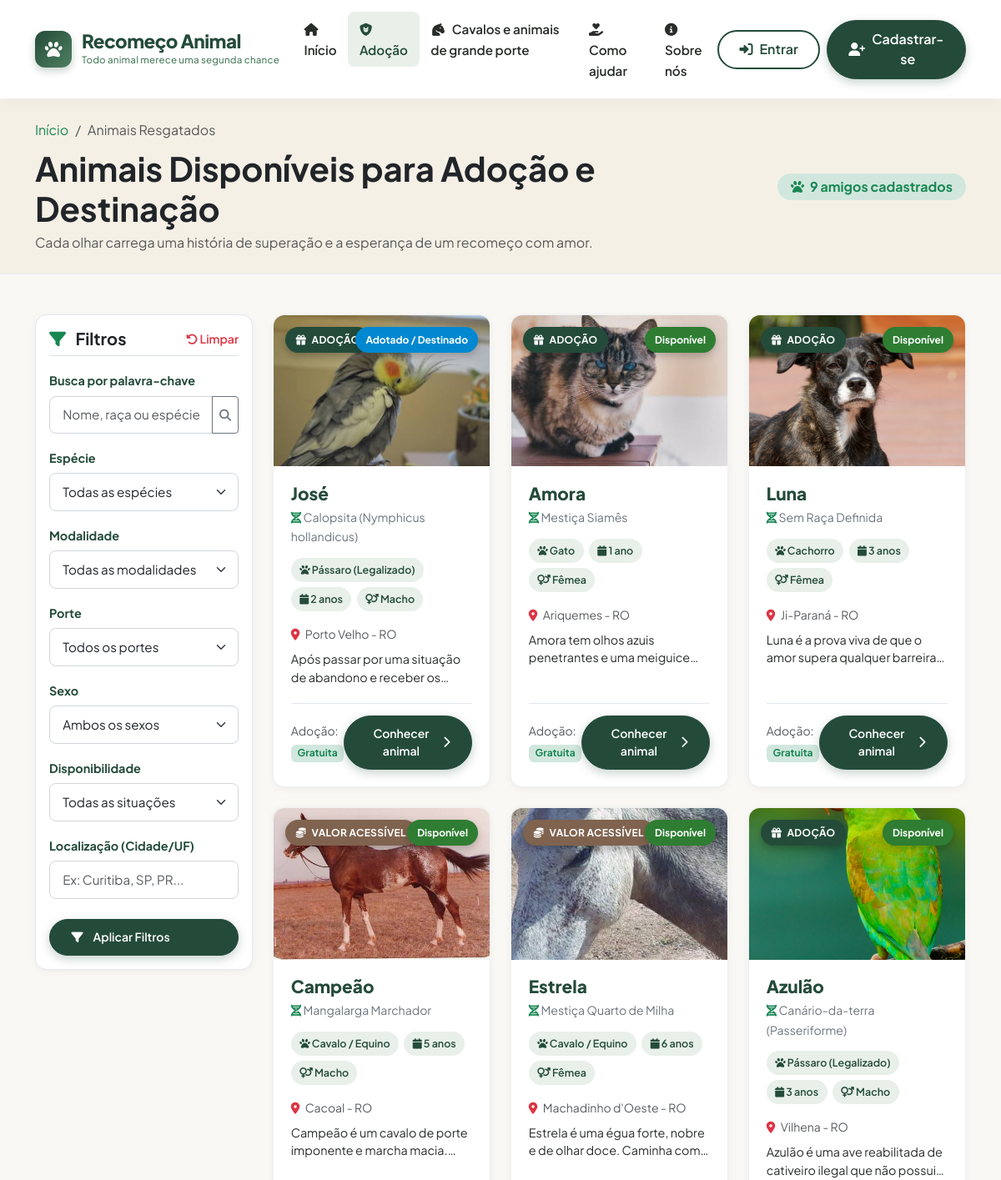
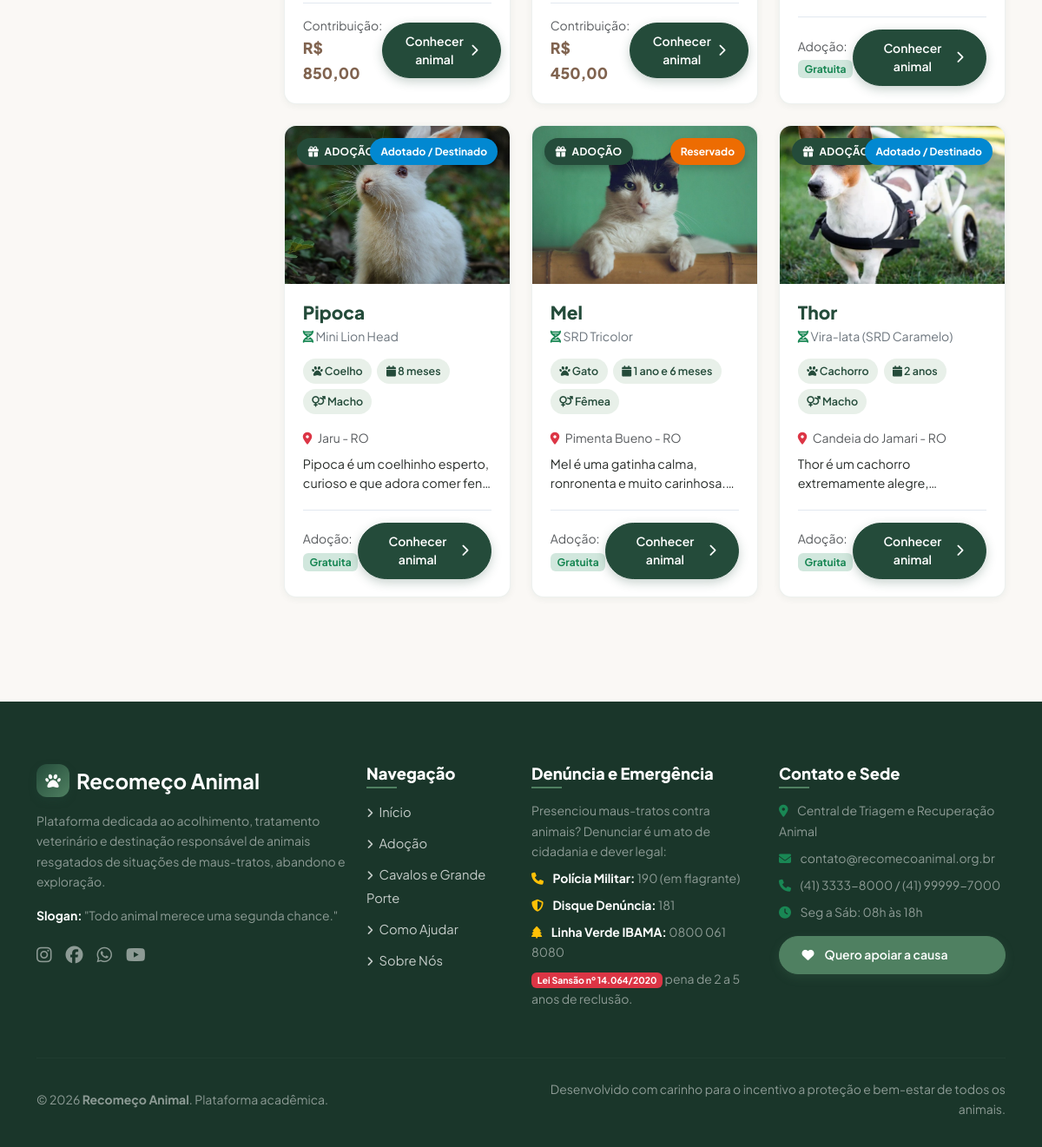
Page /animais/ on the committed database (2 pictures, top to bottom).
### animais/models.py (models this page shows, shortened)
class Animal(models.Model):
    ESPECIE_CHOICES = [
        ('Cachorro', 'Cachorro'),
        ('Gato', 'Gato'),
        ('Cavalo', 'Cavalo / Equino'),
        ('Coelho', 'Coelho'),
        ('Passaro', 'Pássaro (Legalizado)'),
        ('Porquinho-da-índia', 'Porquinho-da-índia'),
        ('Outro', 'Outro'),
    ]
    SEXO_CHOICES = [
        ('Macho', 'Macho'),
        ('Femea', 'Fêmea'),
    ]
    PORTE_CHOICES = [
        ('Pequeno', 'Pequeno'),
        ('Medio', 'Médio'),
        ('Grande', 'Grande'),
    ]
    MODALIDADE_CHOICES = [
        ('adocao', 'Adoção Gratuita'),
        ('venda', 'Venda Responsável por Valor Acessível'),
    ]
    STATUS_CHOICES = [
        ('disponivel', 'Disponível'),
        ('reservado', 'Reservado'),
        ('adotado', 'Adotado / Destinado'),
    ]
    nome = models.CharField(max_length=100, verbose_name="Nome do Animal")
    especie = models.CharField(max_length=40, choices=ESPECIE_CHOICES, verbose_name="Espécie")
    raca = models.CharField(max_length=100, verbose_name="Raça / Mistura")
    idade = models.CharField(max_length=50, verbose_name="Idade Aproximada")
    sexo = models.CharField(max_length=10, choices=SEXO_CHOICES, verbose_name="Sexo")
    porte = models.CharField(max_length=20, choices=PORTE_CHOICES, verbose_name="Porte")
    descricao = models.TextField(verbose_name="Descrição e Apresentação")
    historico_resgate = models.TextField(verbose_name="Histórico de Maus-tratos e Resgate")
    condicoes_saude = models.TextField(verbose_name="Condições Atuais de Saúde e Vacinação")
    necessidades_especiais = models.TextField(
        blank=True,
        default="",
        verbose_name="Necessidades Especiais ou Cuidados Contínuos"
    )
    personalidade = models.TextField(
        blank=True,
        default="",
        verbose_name="Personalidade e Comportamento"
    )
    imagem_principal = models.ImageField(
        upload_to="animais/",
        verbose_name="Imagem Principal"
    )
    modalidade = models.CharField(
        max_length=20,
        choices=MODALIDADE_CHOICES,
        default='adocao',
        verbose_name="Modalidade de Destinação"
    )
    valor = models.DecimalField(
        max_digits=10,
        decimal_places=2,
        default=Decimal('0.00'),
        validators=[MinValueValidator(Decimal('0.00'))],
        verbose_name="Valor Acessível de Contribuição (R$)",
        help_text="Aplicável prioritariamente para animais de grande porte (equinos) para cobrir manutenção."
    )
    localizacao = models.CharField(
        max_length=120,
        verbose_name="Localização (Cidade - Estado)",
        help_text="Ex: Curitiba - PR"
    )
    status = models.CharField(
        max_length=20,
        choices=STATUS_CHOICES,
        default='disponivel',
        verbose_name="Situação / Status Atual"
    )
    responsavel = models.ForeignKey(
        User,
        on_delete=models.SET_NULL,
        null=True,
        blank=True,
        related_name='animais_cadastrados',
        verbose_name="Responsável pelo Resgate / Cadastro"
    )
    data_cadastro = models.DateTimeField(
        auto_now_add=True,
        verbose_name="Data de Cadastro"
    )
    class Meta:
        verbose_name = "Animal Resgatado"
        verbose_name_plural = "Animais Resgatados"
        ordering = ['-data_cadastro']

### animais/views.py (the view, shortened to what this page needs)
# urls.py: path('animais/', views.AnimalListView.as_view(), name='catalogo'),
class AnimalListView(ListView):
    model = Animal
    template_name = 'animais.html'
    context_object_name = 'animais'
    paginate_by = 9
    def get_queryset(self):
        queryset = Animal.objects.all().order_by('-data_cadastro')
        params = self.request.GET
        q = params.get('q', '').strip()
        especie = params.get('especie', '').strip()
        if especie:
            queryset = queryset.filter(especie__iexact=especie)
        porte = params.get('porte', '').strip()
        if porte:
            queryset = queryset.filter(porte__iexact=porte)
        sexo = params.get('sexo', '').strip()
        if sexo:
            queryset = queryset.filter(sexo__iexact=sexo)
        modalidade = params.get('modalidade', '').strip()
        if modalidade:
            queryset = queryset.filter(modalidade__iexact=modalidade)
        status = params.get('status', '').strip()
        if status:
            queryset = queryset.filter(status__iexact=status)
        localizacao = params.get('localizacao', '').strip()
        if localizacao:
            queryset = queryset.filter(localizacao__icontains=localizacao)
        grande_porte = params.get('grande_porte', '').strip()
        if grande_porte == '1':
            queryset = queryset.filter(Q(especie='Cavalo') | Q(porte='Grande'))
        return queryset
    def get_context_data(self, **kwargs):
        context = super().get_context_data(**kwargs)
        query_params = self.request.GET.copy()
        if 'page' in query_params:
            del query_params['page']
        context['query_string'] = query_params.urlencode()
        context['filtro_atual'] = self.request.GET
        context['especies_disponiveis'] = Animal.ESPECIE_CHOICES
        context['portes_disponiveis'] = Animal.PORTE_CHOICES
        context['sexos_disponiveis'] = Animal.SEXO_CHOICES
        context['modalidades_disponiveis'] = Animal.MODALIDADE_CHOICES
        context['status_disponiveis'] = Animal.STATUS_CHOICES
        return context

### templates/animais.html (shortened to what this page needs)
{% extends 'base.html' %}
{% load static %}
{% block content %}
<section class="py-4" style="background-color: var(--beige-color); border-bottom: 1px solid var(--border-color);">
    <div class="container">
        <div class="row align-items-center">
            <div class="col-lg-8">
                <nav aria-label="breadcrumb">
                    <ol class="breadcrumb mb-2 small">
                        <li class="breadcrumb-item"><a href="{% url 'home' %}" class="text-decoration-none text-success">Início</a></li>
                        <li class="breadcrumb-item active" aria-current="page">Animais Resgatados</li>
                    </ol>
                </nav>
                <h1 class="fw-bold text-dark mb-1">Animais Disponíveis para Adoção e Destinação</h1>
                <p class="text-muted mb-0">Cada olhar carrega uma história de superação e a esperança de um recomeço com amor.</p>
            </div>
            <div class="col-lg-4 text-lg-end mt-3 mt-lg-0">
                <span class="badge bg-success-subtle text-success fs-6 px-3 py-2 rounded-pill">
                    <i class="fa-solid fa-paw me-1"></i> {{ page_obj.paginator.count }} amigos cadastrados
                </span>
            </div>
        </div>
    </div>
</section>
<section class="py-5">
    <div class="container">
        <div class="row g-4">
            <div class="col-lg-3">
                <div class="info-card-box p-3 sticky-top" style="top: 90px; z-index: 10;">
                    <div class="d-flex justify-content-between align-items-center mb-3 pb-2 border-bottom">
                        <h5 class="fw-bold text-dark mb-0"><i class="fa-solid fa-filter text-success me-2"></i> Filtros</h5>
                        <a href="{% url 'animais:catalogo' %}" class="small text-danger text-decoration-none fw-semibold">
                            <i class="fa-solid fa-rotate-left"></i> Limpar
                        </a>
                    </div>
                    <form method="get" action="{% url 'animais:catalogo' %}" id="filterForm">
                        <div class="mb-3">
                            <label class="form-label small fw-bold">Busca por palavra-chave</label>
                            <div class="input-group">
                                <input type="text" name="q" class="form-control form-control-sm" placeholder="Nome, raça ou espécie..." value="{{ filtro_atual.q }}">
                                <button class="btn btn-outline-secondary btn-sm" type="submit">
                                    <i class="fa-solid fa-search"></i>
                                </button>
                            </div>
                        </div>
                        <div class="mb-3">
                            <label class="form-label small fw-bold">Espécie</label>
                            <select name="especie" class="form-select form-select-sm" onchange="this.form.submit()">
                                <option value="">Todas as espécies</option>
                            </select>
                        </div>
                        <div class="mb-3">
                            <label class="form-label small fw-bold">Modalidade</label>
                            <select name="modalidade" class="form-select form-select-sm" onchange="this.form.submit()">
                                <option value="">Todas as modalidades</option>
                            </select>
                        </div>
                        <div class="mb-3">
                            <label class="form-label small fw-bold">Porte</label>
                            <select name="porte" class="form-select form-select-sm" onchange="this.form.submit()">
                                <option value="">Todos os portes</option>
                            </select>
                        </div>
                        <div class="mb-3">
                            <label class="form-label small fw-bold">Sexo</label>
                            <select name="sexo" class="form-select form-select-sm" onchange="this.form.submit()">
                                <option value="">Ambos os sexos</option>
                            </select>
                        </div>
                        <div class="mb-3">
                            <label class="form-label small fw-bold">Disponibilidade</label>
                            <select name="status" class="form-select form-select-sm" onchange="this.form.submit()">
                                <option value="">Todas as situações</option>
                            </select>
                        </div>
                        <div class="mb-3">
                            <label class="form-label small fw-bold">Localização (Cidade/UF)</label>
                            <input type="text" name="localizacao" class="form-control form-control-sm" placeholder="Ex: Curitiba, SP, PR..." value="{{ filtro_atual.localizacao }}">
                        </div>
                        <button type="submit" class="btn btn-primary-custom btn-sm w-100 mt-2">
                            <i class="fa-solid fa-filter me-1"></i> Aplicar Filtros
                        </button>
                    </form>
                </div>
            </div>
            <div class="col-lg-9">
                <div class="row g-4">
                    {% for animal in animais %}
                        <div class="col-md-6 col-xl-4">
                            <div class="animal-card">
                                <div class="animal-card-img-wrapper">
                                    {% if animal.imagem_principal %}
                                        <img src="{{ animal.imagem_principal.url }}" alt="{{ animal.nome }}" class="animal-card-img">
                                    {% else %}
                                        <img src="https://images.unsplash.com/photo-1543466835-00a7907e9de1?auto=format&fit=crop&w=500&q=80" alt="{{ animal.nome }}" class="animal-card-img">
                                    {% endif %}
                                    <span class="badge-modality {% if animal.modalidade == 'adocao' %}badge-adocao{% else %}badge-venda{% endif %}">
                                        {% if animal.modalidade == 'adocao' %}
                                            <i class="fa-solid fa-gift me-1"></i> Adoção
                                        {% else %}
                                            <i class="fa-solid fa-coins me-1"></i> Valor Acessível
                                        {% endif %}
                                    </span>
                                    <span class="badge-status status-{{ animal.status }}">
                                        {{ animal.get_status_display }}
                                    </span>
                                </div>
                                <div class="animal-card-body">
                                    <h3 class="animal-card-title">{{ animal.nome }}</h3>
                                    <div class="animal-card-meta">
                                        <span><i class="fa-solid fa-dna text-success"></i> {{ animal.raca }}</span>
                                    </div>
                                    <div class="animal-pill-group">
                                        <span class="animal-pill"><i class="fa-solid fa-paw"></i> {{ animal.get_especie_display }}</span>
                                        <span class="animal-pill"><i class="fa-solid fa-calendar"></i> {{ animal.idade }}</span>
                                        <span class="animal-pill"><i class="fa-solid fa-venus-mars"></i> {{ animal.get_sexo_display }}</span>
                                    </div>
                                    <div class="small text-muted mb-2">
                                        <i class="fa-solid fa-location-dot text-danger me-1"></i> {{ animal.localizacao }}
                                    </div>
                                    <p class="animal-card-desc">{{ animal.descricao }}</p>
                                    <div class="animal-card-footer">
                                        <div>
                                            {% if animal.modalidade == 'venda' and animal.valor > 0 %}
                                                <div class="small text-muted">Contribuição:</div>
                                                <div class="animal-price">R$ {{ animal.valor }}</div>
                                            {% else %}
                                                <div class="small text-muted">Adoção:</div>
                                                <span class="badge bg-success-subtle text-success fw-bold">Gratuita</span>
                                            {% endif %}
                                        </div>
                                        <a href="{% url 'animais:detalhe_animal' animal.pk %}" class="btn btn-primary-custom btn-sm">
                                            Conhecer animal <i class="fa-solid fa-chevron-right"></i>
                                        </a>
                                    </div>
                                </div>
                            </div>
                        </div>
                    {% endfor %}
                </div>
            </div>
        </div>
    </div>
</section>
{% endblock %}

### rows in the picture
Animal: imagem_principal (picture), modalidade "adocao" (drawn), status "Adotado / Destinado", nome "José", raca "Calopsita (Nymphicus hollandicus)", especie "Pássaro (Legalizado)", idade "2 anos", sexo "Macho", localizacao "Porto Velho - RO", descricao "Após passar por uma situação de abandono e receber…", shows "Adoção:"
Animal: imagem_principal (picture), modalidade "adocao" (drawn), status "Disponível", nome "Amora", raca "Mestiça Siamês", especie "Gato", idade "1 ano", sexo "Fêmea", localizacao "Ariquemes - RO", descricao "Amora tem olhos azuis penetrantes e uma…", shows "Adoção:"
Animal: imagem_principal (picture), modalidade "adocao" (drawn), status "Disponível", nome "Luna", raca "Sem Raça Definida", especie "Cachorro", idade "3 anos", sexo "Fêmea", localizacao "Ji-Paraná - RO", descricao "Luna é a prova viva de que o amor supera qualquer…", shows "Adoção:"
Animal: imagem_principal (picture), modalidade "venda" (drawn), status "Disponível", nome "Campeão", raca "Mangalarga Marchador", especie "Cavalo / Equino", idade "5 anos", sexo "Macho", localizacao "Cacoal - RO", descricao "Campeão é um cavalo de porte imponente e marcha…", valor "850,00"
Animal: imagem_principal (picture), modalidade "venda" (drawn), status "Disponível", nome "Estrela", raca "Mestiça Quarto de Milha", especie "Cavalo / Equino", idade "6 anos", sexo "Fêmea", localizacao "Machadinho d'Oeste - RO", descricao "Estrela é uma égua forte, nobre e de olhar doce. Caminha…", valor "450,00"
Animal: imagem_principal (picture), modalidade "adocao" (drawn), status "Disponível", nome "Azulão", raca "Canário-da-terra (Passeriforme)", especie "Pássaro (Legalizado)", idade "3 anos", sexo "Macho", localizacao "Vilhena - RO", descricao "Azulão é uma ave reabilitada de cativeiro ilegal que não…", shows "Adoção:"
Animal: imagem_principal (picture), modalidade "adocao" (drawn), status "Adotado / Destinado", nome "Pipoca", raca "Mini Lion Head", especie "Coelho", idade "8 meses", sexo "Macho", localizacao "Jaru - RO", descricao "Pipoca é um coelhinho esperto, curioso e que adora comer…", shows "Adoção:"
Animal: imagem_principal (picture), modalidade "adocao" (drawn), status "Reservado", nome "Mel", raca "SRD Tricolor", especie "Gato", idade "1 ano e 6 meses", sexo "Fêmea", localizacao "Pimenta Bueno - RO", descricao "Mel é uma gatinha calma, ronronenta e muito…", shows "Adoção:"
Animal: imagem_principal (picture), modalidade "adocao" (drawn), status "Adotado / Destinado", nome "Thor", raca "Vira-lata (SRD Caramelo)", especie "Cachorro", idade "2 anos", sexo "Macho", localizacao "Candeia do Jamari - RO", descricao "Thor é um cachorro extremamente…", shows "Adoção:"

### other values in the picture
{{ page_obj.paginator.count }} "9"
